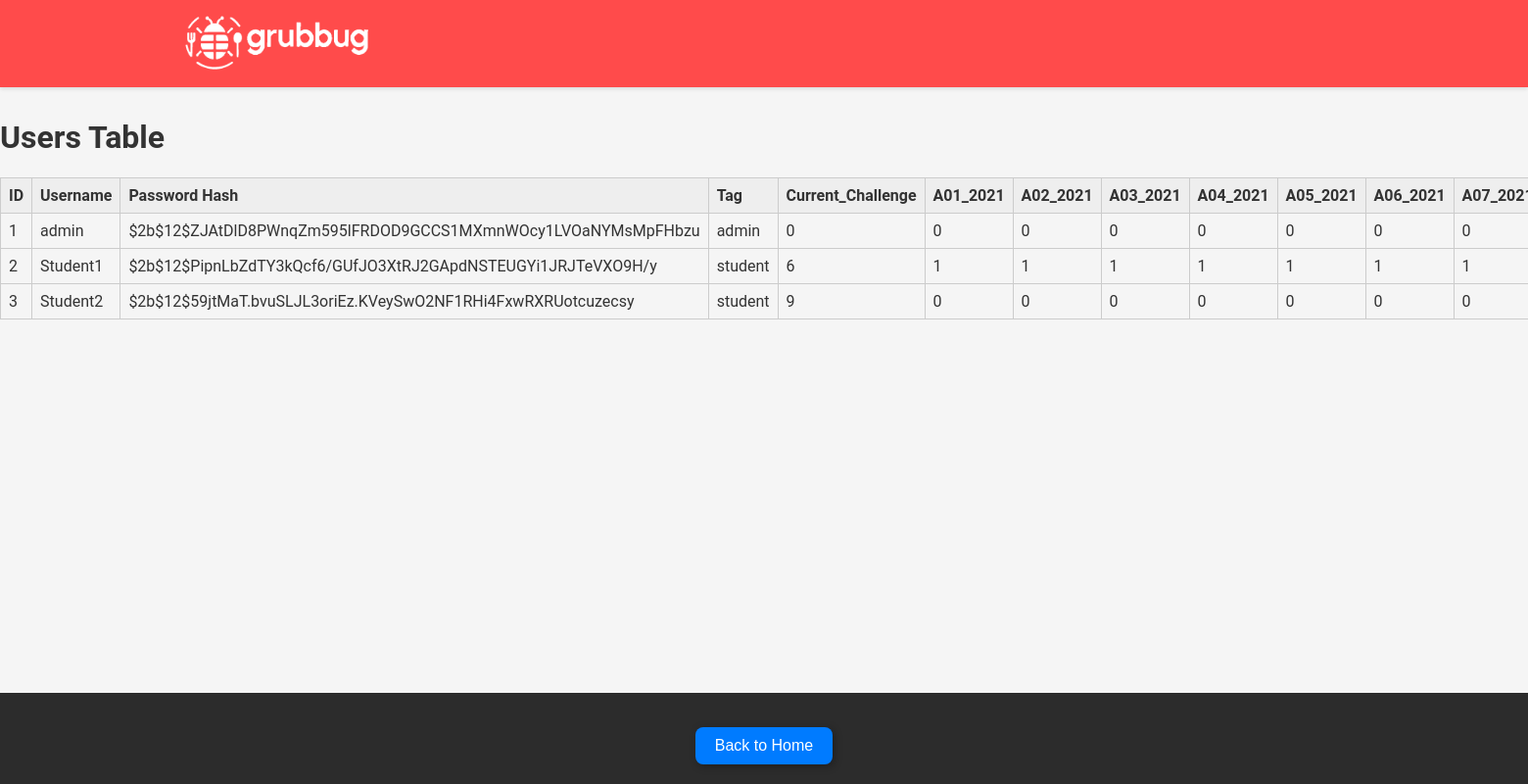
/viewdb, run on the app's committed database.
### tables this page shows
CREATE TABLE users (
        id INTEGER PRIMARY KEY AUTOINCREMENT,
        username TEXT UNIQUE NOT NULL,
        password TEXT NOT NULL,
        tag TEXT NOT NULL,
        Current_Challenge INTEGER DEFAULT 0,
        A01_2021_done INTEGER DEFAULT 0,
        A02_2021_done INTEGER DEFAULT 0,
        A03_2021_done INTEGER DEFAULT 0,
        A04_2021_done INTEGER DEFAULT 0,
        A05_2021_done INTEGER DEFAULT 0,
        A06_2021_done INTEGER DEFAULT 0,
        A07_2021_done INTEGER DEFAULT 0,
        A08_2021_done INTEGER DEFAULT 0,
        A09_2021_done INTEGER DEFAULT 0,
        A10_2021_done INTEGER DEFAULT 0
        
    );

### app.py (the view)
@app.route('/viewdb')
def view_database():
    conn = sqlite3.connect(DB_PATH)
    c = conn.cursor()
    c.execute("""
            SELECT id, username, password, tag, Current_Challenge,
            A01_2021_done, A02_2021_done, A03_2021_done, A04_2021_done,
            A05_2021_done, A06_2021_done, A07_2021_done, A08_2021_done,
            A09_2021_done, A10_2021_done
            FROM users """)
    rows = c.fetchall()
    conn.close()
    columns = [
    "ID",
    "Username",
    "Password Hash",
    "Tag",
    "Current_Challenge",
    "A01_2021",
    "A02_2021",
    "A03_2021",
    "A04_2021",
    "A05_2021",
    "A06_2021",
    "A07_2021",
    "A08_2021",
    "A09_2021",
    "A10_2021"
    ]
    return render_template('teacherPages/viewUsers.html', columns=columns, rows=rows)

### templates/teacherPages/viewUsers.html (shortened to what this page needs)
<!DOCTYPE html>
<html>
<head>
    <link rel="stylesheet" href="{{ url_for('static', filename='styles.css') }}">
</head>
<body>
    <header class="header">
        <div class="container">
            <div class="logo">
                <a href="/"><img src="/static/images/logo_hori.png" alt="GrubBug Logo" width="200"></a>
            </div>
        </div>
    </header>
    <main>
        <h1>Users Table</h1>
        <table>
            <thead>
                <tr>
                    {% for col in columns %}
                        <th>{{ col }}</th>
                    {% endfor %}
                </tr>
            </thead>
            <tbody>
                {% for row in rows %}
                    <tr>
                        {% for cell in row %}
                            <td>{{ cell }}</td>
                        {% endfor %}
                    </tr>
                {% endfor %}
            </tbody>
        </table>
    </main>
    <footer>
        <form action="/teacherHome">
            <button type="submit">Back to Home</button>
        </form>
    </footer>
</body>
</html>

### static/styles.css (style rules this page uses)
html, body { font-family: 'Roboto', sans-serif; margin: 0; padding: 0; background-color: #F5F5F5; color: #333; height: 100%; margin: 0; display: flex; flex-direction: column; }
main { flex: 1; }
header { background: #FF4B4B; color: white; padding: 10px 0; position: fixed; top: 0; left: 0; width: 100%; z-index: 1000; box-shadow: 0 2px 4px rgba(0, 0, 0, 0.1); }
header .container { display: flex; justify-content: space-between; align-items: center; max-width: 1200px; margin: 0 auto; padding: 0 15px; }
header .logo { font-size: 24px; font-weight: bold; }
body { padding-top: 100px; }
a { color: #FF5722; text-decoration: none; transition: color 0.3s ease; }
.header a { color: white; font-weight: bold; }
form button { padding: 10px 20px; font-size: 1rem; background-color: #007bff; color: white; border: none; border-radius: 8px; cursor: pointer; box-shadow: 2px 2px 8px rgba(0, 0, 0, 0.3); transition: box-shadow 0.3s ease-in-out, transform 0.2s ease; }
.container { max-width: 1200px; margin: 0 auto; padding: 0 15px; }
button { background-color: purple; color: yellow; border: none; padding: 10px 20px; margin-top: 15px; border-radius: 4px; font-size: 16px; cursor: pointer; transition: 0.3s ease; }
footer { padding: 20px; background: #2c2c2c; color: #fff; text-align: center; }

### templates/teacherPages/viewUsers.html (style rules this page uses)
table { border-collapse: collapse; width: 100%; }
th, td { border: 1px solid #ccc; padding: 8px; text-align: left; }
th { background-color: #eee; }

### data on the page
users: row "1" "0" "0" "0" "0" "0" "0" "0" "0", username "admin", password "$2b$12$ZJAtDlD8PWnqZm595lFRDOD9GCCS1MXmnWOcy1LVOaNYMsMpFHbzu", tag "admin"
users: row "2" "6" "1" "1" "1" "1" "1" "1" "1", username "Student1", password "$2b$12$PipnLbZdTY3kQcf6/GUfJO3XtRJ2GApdNSTEUGYi1JRJTeVXO9H/y", tag "student"
users: row "3" "9" "0" "0" "0" "0" "0" "0" "0", username "Student2", password "$2b$12$59jtMaT.bvuSLJL3oriEz.KVeySwO2NF1RHi4FxwRXRUotcuzecsy", tag "student"

### other printed values
{{ col }} "ID" "Username" "Password Hash" "Tag" "Current_Challenge" "A01_2021" "A02_2021" "A03_2021" "A04_2021" "A05_2021" "A06_2021"
